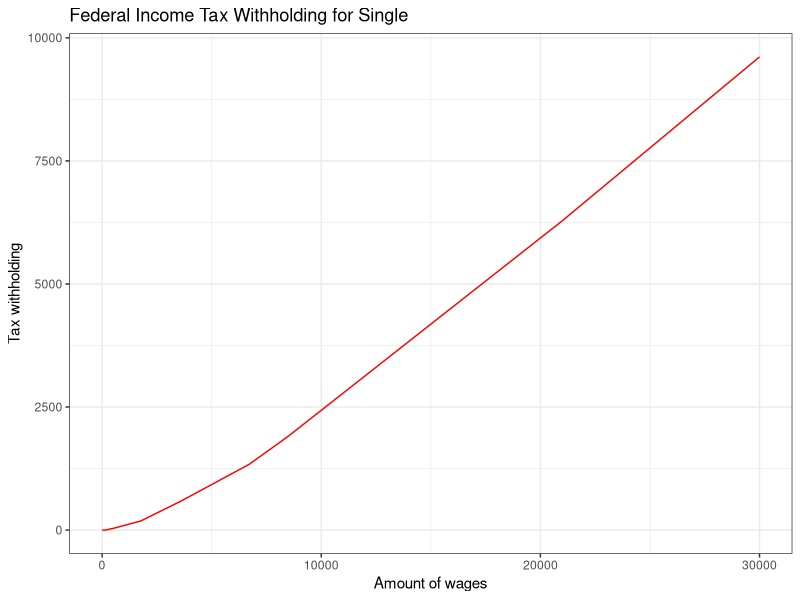

R code for this plot:
#' ---
#' title: "2018 Payroll Tax"
#' author: "Yohan"
#' output:
#'   html_document:
#'     preserve_yaml: true
#'     toc: true
#'     toc_float: true
#'     keep_md: true
#' ---

#' This graph is [based on 2018 Payroll Tax Information](https://isc.uw.edu/wp-content/uploads/2018/01/Payroll-Tax-Information-2018.pdf)


y = c()

pa = c(154, 551, 1767, 3592, 6717, 8488, 20988)
ba = c(39.7, 185.62, 587.12, 1337.12, 1903.84, 6278.84)
pc = c(0.1, 0.12, 0.22, 0.24, 0.32, 0.35, 0.37)

for(i in 1:30000){
  if(i < pa[1]){
    y[i] = 0
  } else if(i < pa[2]){
    y[i] = (i - pa[1]) * pc[1]
  } else if(i < pa[3]){
    y[i] = (i - pa[2]) * pc[2] + ba[1]
  } else if(i < pa[4]){
    y[i] = (i - pa[3]) * pc[3] + ba[2]
  } else if(i < pa[5]){
    y[i] = (i - pa[4]) * pc[4] + ba[3]
  } else if(i < pa[6]){
    y[i] = (i - pa[5]) * pc[5] + ba[4]
  } else if(i < pa[7]){
    y[i] = (i - pa[6]) * pc[6] + ba[5]
  } else {
    y[i] = (i - pa[7]) * pc[7] + ba[6]
  }
}

library(ggplot2)
y = data.frame(y)
data = cbind(1:30000, y)
colnames(data) = c("Amount of wages", "Tax withholding")
str(data)

ggplot(data, aes(x = `Amount of wages`, y = `Tax withholding`)) +
  geom_line(color = "red") +
  ggtitle("Federal Income Tax Withholding for Single") + theme_bw()
